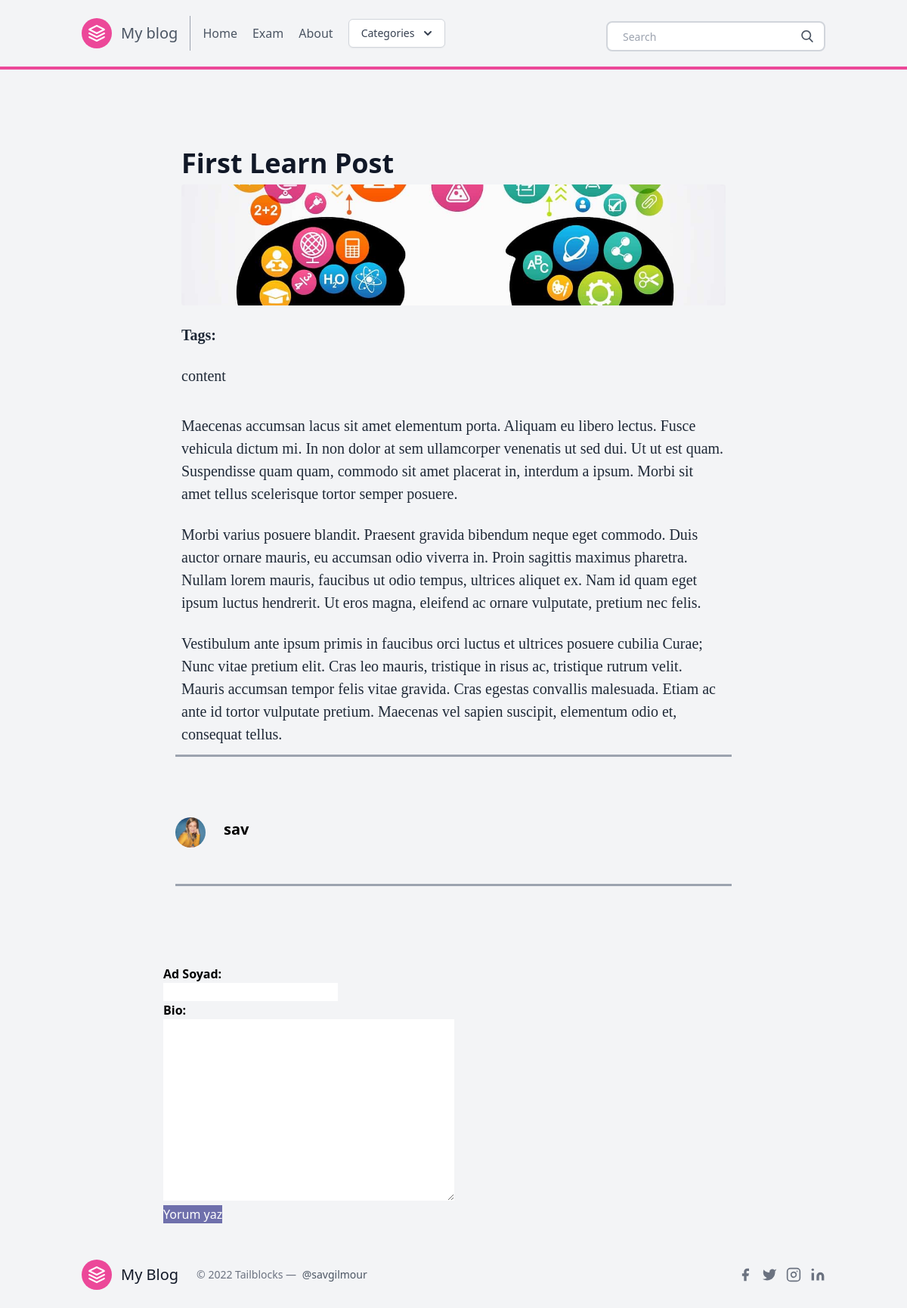
/post/learn-post-1/, run on the app's committed database.
### posts/models.py (models this page shows, shortened)
class Post(models.Model):
    title = models.CharField(max_length=100)
    slug = models.SlugField()
    overview = models.TextField()
    timestamp = models.DateTimeField(auto_now_add=True)
    content = models.TextField()
    author = models.ForeignKey(Author, on_delete=models.CASCADE)
    thumbnail = models.ImageField()
    categories = models.ManyToManyField(Category)
    featured = models.BooleanField()
    tags = TaggableManager()

class Author(models.Model):
    user = models.OneToOneField(User, on_delete=models.CASCADE)
    profile_picture = models.ImageField()
    def __str__(self):
        return self.user.username

### posts/views.py (the view)
# urls.py: path('post/<slug>/', post, name = 'post'),
def post (request,slug):
    post = Post.objects.get(slug = slug)
    latest = Post.objects.order_by('-timestamp')[:3]
    comment_form = CommentForm(request.POST or None)
    if comment_form.is_valid():
        comment = comment_form.save(commit=False)
        comment.post = post
        comment.save()
        comment_form = CommentForm()
    context = {
        'post': post,
        'latest': latest,
        'form':comment_form,
    }
    return render(request, 'post.html', context)

### posts/forms.py (shortened to what this page needs)
class CommentForm(forms.ModelForm):
    class Meta:
            model = Comments
            fields = ['name','bio']

### posts/templatetags/markdown_extras.py (called while the page is built)
@register.filter()
@stringfilter
def markdown(value):
    return md.markdown(value, extensions=['markdown.extensions.fenced_code'])

@register.simple_tag
def get_categories():
    return Category.objects.all()[0:3]

### templates/post.html (shortened to what this page needs)
{% extends 'base.html' %}
{% load markdown_extras %}
{% block content %}
<body class="bg-gray-100 font-sans leading-normal tracking-normal">
	<div class="container w-full md:max-w-3xl mx-auto pt-20">
		<div class="w-full px-4 md:px-6 text-xl text-gray-800 leading-normal" style="font-family:Georgia,serif;">
			<div class="font-sans">
						<h1 class="font-bold font-sans break-normal text-gray-900 pt-6 pb-2 text-3xl md:text-4xl">
						{{ post.title }}</h1>
						<img class="h-40 rounded w-full object-cover object-center mb-6" src="{{ post.thumbnail.url }}" alt="content">
			</div>
			<p>
				<strong>Tags:</strong>
			</p>
			<div class="py-6">
			{{ post.content | markdown | safe }}
			</div>
			<ol>
				<li class="py-3">Maecenas accumsan lacus sit amet elementum porta. Aliquam eu libero lectus. Fusce vehicula dictum mi. In non dolor at sem ullamcorper venenatis ut sed dui. Ut ut est quam. Suspendisse quam quam, commodo sit amet placerat in, interdum a ipsum. Morbi sit amet tellus scelerisque tortor semper posuere.</li>
				<li class="py-3">Morbi varius posuere blandit. Praesent gravida bibendum neque eget commodo. Duis auctor ornare mauris, eu accumsan odio viverra in. Proin sagittis maximus pharetra. Nullam lorem mauris, faucibus ut odio tempus, ultrices aliquet ex. Nam id quam eget ipsum luctus hendrerit. Ut eros magna, eleifend ac ornare vulputate, pretium nec felis.</li>
				<li class="py-3">Vestibulum ante ipsum primis in faucibus orci luctus et ultrices posuere cubilia Curae; Nunc vitae pretium elit. Cras leo mauris, tristique in risus ac, tristique rutrum velit. Mauris accumsan tempor felis vitae gravida. Cras egestas convallis malesuada. Etiam ac ante id tortor vulputate pretium. Maecenas vel sapien suscipit, elementum odio et, consequat tellus.</li>
			</ol>
		</div>
		<hr class="border-b-2 border-gray-400 mb-8 mx-4">
		<div class="flex w-full items-center font-sans px-4 py-12">
			<img class="w-10 h-10 rounded-full mr-4" src="{{ post.author.profile_picture.url }}">
			<div class="flex-1 px-2">
				<p class="text-base font-bold text-base md:text-xl leading-none mb-2">
				{{ post.author }}</p>
			</div>
		</div>
		<hr class="border-b-2 border-gray-400 mb-8 mx-4">
		<br>
			<br>
			<br>
			<div class="row">
				<div class="col-lg-6 col-lg-offset-3">
					<form method="post" action="">
						{% for field in form %}
						<div class="form-group">
							<strong>{{field.label_tag}}</strong><br>
							{{field}}
							<br>
					</div>
						{%endfor%}
						<button style="background-color: rgba(60, 60, 143, 0.712);color: rgb(255, 255, 255);">Yorum yaz</button>
						</form>
				</div>
			</div>
			<br>
	</div>
</body>
{% endblock content %}

### data on the page
Post: title "First Learn Post", thumbnail (picture), content "content", author.profile_picture (picture), author "sav"

### other printed values
{{ field.label_tag }} "Ad Soyad:" "Bio:"
